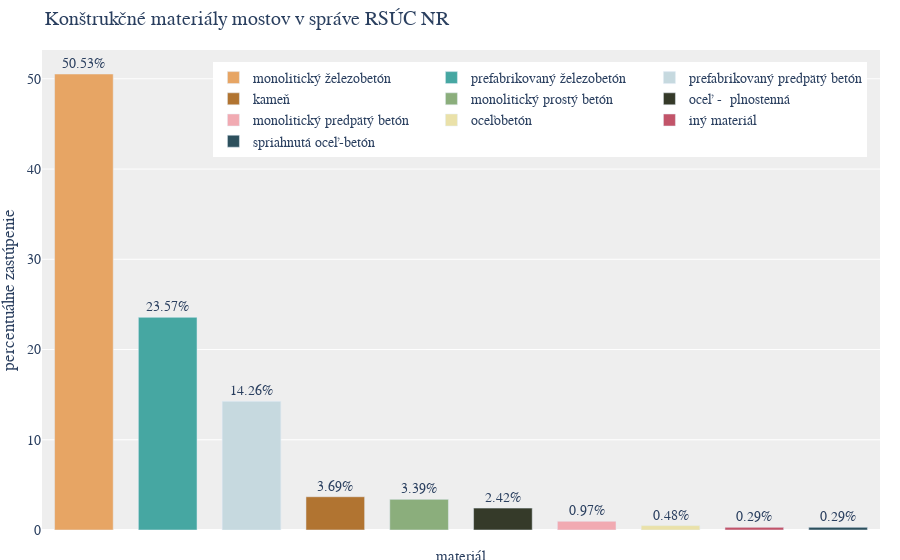

This figure's notebook cell:
### Code cell
import plotly.graph_objects as go

# Get the material counts
material_counts = filtered_bridges["Material"].value_counts()

# Calculate the total count of bridges
total_count = material_counts.sum()

# Calculate the relative frequency of each material
relative_frequency = material_counts / total_count * 100

# Define the color palette
color_palette = ['#e7a564', '#46a7a2', '#c6d9df', '#b17431',
                 '#8bae7c', '#353a29', '#f1aab2', '#eae1a9',
                 '#c25469', '#2d505d'
                 ]

# Create a bar plot
fig = go.Figure()

# Add traces for each material, include the relative frequency as text, and set textposition to 'auto' for automatic placement
for material, frequency, color in zip(relative_frequency.index, relative_frequency.values, color_palette):
    fig.add_trace(go.Bar(
        x=[material],  # Set x to material for vertical bars
        y=[frequency],
        name=material,
        marker_color=color,
        # Add the relative frequency as text for each bar
        text=[f"{frequency:.2f}%"],
        textposition='outside'  # Position the text outside of bars
    ))

# Update the layout with additional configurations
fig.update_layout(
    title="Konštrukčné materiály mostov v správe RSÚC NR",
    yaxis_title="percentuálne zastúpenie",
    xaxis=dict(
        showticklabels=False
    ),
    plot_bgcolor='#EEEEEE',  # Set plot background color
    font=dict(family="Montserrat, sans-serif",
              size=14),  # Set font family and size
    legend=dict(
        orientation="h",  # Horizontal legend orientation
        yanchor="top",  # Anchor legend to the top
        y=0.975,  # Position the legend slightly above the plot
        xanchor="right",  # Anchor legend to the right
        x=0.985  # Align legend to the right
    ),
    margin=dict(l=0, r=20, t=50, b=30),  # Adjust margins for tight layout
    bargap=0.3,  # Increase the gap between bars for more space
)

# Add a custom x-axis label using annotations
fig.update_layout(
    annotations=[
        dict(
            x=0.5,  # x-coordinate position (0.5 for center)
            y=-0.075,  # y-coordinate position (-0.15 places it below the bars)
            xref='paper',  # Use 'paper' for positioning relative to the plot area
            yref='paper',  # Use 'paper' for positioning relative to the plot area
            showarrow=False,  # Do not show an arrow
            text="materiál",  # The text you want as the x-axis label
            # Match the font size with the rest of the plot
            font=dict(family="Montserrat, sans-serif",
                      size=15),
        )
    ]
)

# Show the updated plot
fig.show()

### Figure 1 — Plotly figure (JSON) as saved in the notebook; plotly's stock layout.template omitted (floating-point values rounded to 4 significant figures)
{"data": [{"marker": {"color": "#e7a564"}, "name": "monolitický železobetón", "text": ["50.53%"], "textposition": "outside", "type": "bar", "x": ["monolitický železobetón"], "y": [50.53]}, {"marker": {"color": "#46a7a2"}, "name": "prefabrikovaný železobetón", "text": ["23.57%"], "textposition": "outside", "type": "bar", "x": ["prefabrikovaný železobetón"], "y": [23.57]}, {"marker": {"color": "#c6d9df"}, "name": "prefabrikovaný predpätý betón", "text": ["14.26%"], "textposition": "outside", "type": "bar", "x": ["prefabrikovaný predpätý betón"], "y": [14.26]}, {"marker": {"color": "#b17431"}, "name": "kameň", "text": ["3.69%"], "textposition": "outside", "type": "bar", "x": ["kameň"], "y": [3.686]}, {"marker": {"color": "#8bae7c"}, "name": "monolitický prostý betón", "text": ["3.39%"], "textposition": "outside", "type": "bar", "x": ["monolitický prostý betón"], "y": [3.395]}, {"marker": {"color": "#353a29"}, "name": "oceľ -  plnostenná", "text": ["2.42%"], "textposition": "outside", "type": "bar", "x": ["oceľ -  plnostenná"], "y": [2.425]}, {"marker": {"color": "#f1aab2"}, "name": "monolitický predpätý betón", "text": ["0.97%"], "textposition": "outside", "type": "bar", "x": ["monolitický predpätý betón"], "y": [0.9699]}, {"marker": {"color": "#eae1a9"}, "name": "oceľobetón", "text": ["0.48%"], "textposition": "outside", "type": "bar", "x": ["oceľobetón"], "y": [0.485]}, {"marker": {"color": "#c25469"}, "name": "iný materiál", "text": ["0.29%"], "textposition": "outside", "type": "bar", "x": ["iný materiál"], "y": [0.291]}, {"marker": {"color": "#2d505d"}, "name": "spriahnutá oceľ-betón", "text": ["0.29%"], "textposition": "outside", "type": "bar", "x": ["spriahnutá oceľ-betón"], "y": [0.291]}], "layout": {"annotations": [{"font": {"family": "Montserrat, sans-serif", "size": 15}, "showarrow": false, "text": "materiál", "x": 0.5, "xref": "paper", "y": -0.075, "yref": "paper"}], "bargap": 0.3, "font": {"family": "Montserrat, sans-serif", "size": 14}, "legend": {"orientation": "h", "x": 0.985, "xanchor": "right", "y": 0.975, "yanchor": "top"}, "margin": {"b": 30, "l": 0, "r": 20, "t": 50}, "plot_bgcolor": "#EEEEEE", "title": {"text": "Konštrukčné materiály mostov v správe RSÚC NR"}, "xaxis": {"showticklabels": false}, "yaxis": {"title": {"text": "percentuálne zastúpenie"}}}}
